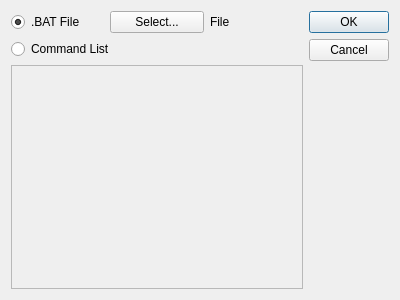
<?xml version="1.0" encoding="UTF-8"?>
<ui version="4.0">
 <class>Command</class>
 <widget class="QDialog" name="Command">
  <property name="geometry">
   <rect>
    <x>0</x>
    <y>0</y>
    <width>400</width>
    <height>300</height>
   </rect>
  </property>
  <property name="windowTitle">
   <string>Action Editor</string>
  </property>
  <layout class="QGridLayout" name="gridLayout">
   <item row="0" column="0">
    <layout class="QHBoxLayout" name="horizontalLayout_2">
     <item>
      <layout class="QVBoxLayout" name="verticalLayout_2">
       <item>
        <layout class="QHBoxLayout" name="horizontalLayout">
         <item>
          <widget class="QRadioButton" name="radioButton">
           <property name="text">
            <string>.BAT File</string>
           </property>
           <property name="checked">
            <bool>true</bool>
           </property>
          </widget>
         </item>
         <item>
          <widget class="QPushButton" name="pushButton">
           <property name="text">
            <string>Select...</string>
           </property>
          </widget>
         </item>
         <item>
          <widget class="QLabel" name="label">
           <property name="text">
            <string>File</string>
           </property>
          </widget>
         </item>
        </layout>
       </item>
       <item>
        <layout class="QVBoxLayout" name="verticalLayout">
         <item>
          <widget class="QRadioButton" name="radioButton_2">
           <property name="text">
            <string>Command List</string>
           </property>
          </widget>
         </item>
         <item>
          <widget class="QListWidget" name="listWidget">
           <property name="enabled">
            <bool>false</bool>
           </property>
           <property name="editTriggers">
            <set>QAbstractItemView::AnyKeyPressed|QAbstractItemView::DoubleClicked|QAbstractItemView::EditKeyPressed</set>
           </property>
           <property name="dragDropOverwriteMode">
            <bool>true</bool>
           </property>
           <property name="dragDropMode">
            <enum>QAbstractItemView::InternalMove</enum>
           </property>
           <property name="defaultDropAction">
            <enum>Qt::MoveAction</enum>
           </property>
          </widget>
         </item>
        </layout>
       </item>
      </layout>
     </item>
     <item>
      <widget class="QDialogButtonBox" name="buttonBox">
       <property name="orientation">
        <enum>Qt::Vertical</enum>
       </property>
       <property name="standardButtons">
        <set>QDialogButtonBox::Cancel|QDialogButtonBox::Ok</set>
       </property>
      </widget>
     </item>
    </layout>
   </item>
  </layout>
 </widget>
 <resources/>
 <connections>
  <connection>
   <sender>buttonBox</sender>
   <signal>accepted()</signal>
   <receiver>Command</receiver>
   <slot>accept()</slot>
   <hints>
    <hint type="sourcelabel">
     <x>248</x>
     <y>254</y>
    </hint>
    <hint type="destinationlabel">
     <x>157</x>
     <y>274</y>
    </hint>
   </hints>
  </connection>
  <connection>
   <sender>buttonBox</sender>
   <signal>rejected()</signal>
   <receiver>Command</receiver>
   <slot>reject()</slot>
   <hints>
    <hint type="sourcelabel">
     <x>316</x>
     <y>260</y>
    </hint>
    <hint type="destinationlabel">
     <x>286</x>
     <y>274</y>
    </hint>
   </hints>
  </connection>
 </connections>
</ui>
